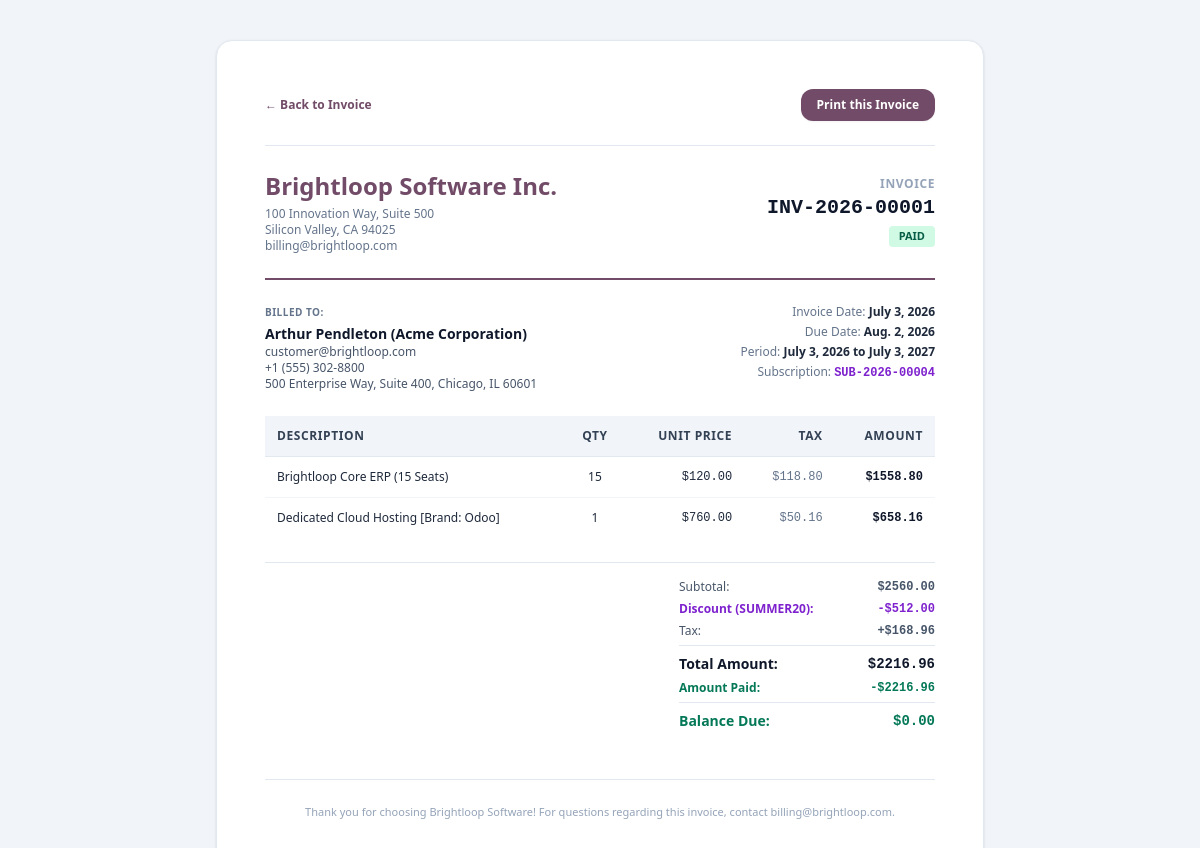
The page /invoices/7/print/ (signed in) on the database its author committed.
### brightloop_app/models.py (models this page shows, shortened)
class Invoice(models.Model):
    class Status(models.TextChoices):
        DRAFT = 'draft', 'Draft'
        CONFIRMED = 'confirmed', 'Confirmed'
        PAID = 'paid', 'Paid'
        CANCELLED = 'cancelled', 'Cancelled'
    invoice_number = models.CharField(max_length=50, unique=True, db_index=True)
    subscription = models.ForeignKey(Subscription, on_delete=models.SET_NULL, null=True, blank=True, related_name='invoices')
    customer = models.ForeignKey(User, on_delete=models.PROTECT, related_name='invoices')
    invoice_date = models.DateField(default=timezone.now, db_index=True)
    due_date = models.DateField(db_index=True)
    status = models.CharField(max_length=20, choices=Status.choices, default=Status.DRAFT, db_index=True)
    billing_period_start = models.DateField(null=True, blank=True)
    billing_period_end = models.DateField(null=True, blank=True)
    subtotal = models.DecimalField(max_digits=12, decimal_places=2, default=Decimal('0.00'))
    discount_rule = models.ForeignKey(DiscountRule, on_delete=models.SET_NULL, null=True, blank=True)
    discount_amount = models.DecimalField(max_digits=12, decimal_places=2, default=Decimal('0.00'))
    tax_amount = models.DecimalField(max_digits=12, decimal_places=2, default=Decimal('0.00'))
    total_amount = models.DecimalField(max_digits=12, decimal_places=2, default=Decimal('0.00'))
    amount_paid = models.DecimalField(max_digits=12, decimal_places=2, default=Decimal('0.00'))
    balance_due = models.DecimalField(max_digits=12, decimal_places=2, default=Decimal('0.00'))
    sent_at = models.DateTimeField(null=True, blank=True)
    notes = models.TextField(blank=True)
    created_at = models.DateTimeField(auto_now_add=True)
    updated_at = models.DateTimeField(auto_now=True)
    class Meta:
        ordering = ['-invoice_date', '-id']

class User(AbstractUser):
    class Role(models.TextChoices):
        ADMIN = 'admin', 'Administrator'
        STAFF = 'staff', 'Internal Staff'
        CUSTOMER = 'customer', 'Customer'
    username = models.CharField(max_length=150, unique=True, blank=True)
    email = models.EmailField(unique=True)
    role = models.CharField(max_length=20, choices=Role.choices, default=Role.CUSTOMER)
    company_name = models.CharField(max_length=255, blank=True)
    phone = models.CharField(max_length=50, blank=True)
    address = models.TextField(blank=True)
    objects = CustomUserManager()
    USERNAME_FIELD = 'email'
    REQUIRED_FIELDS = ['first_name', 'last_name']
    @property
    def is_admin_user(self):
        return self.role == self.Role.ADMIN or self.is_superuser
    @property
    def is_internal_staff(self):
        return self.role in [self.Role.ADMIN, self.Role.STAFF] or self.is_superuser
    @property
    def is_customer_user(self):
        return self.role == self.Role.CUSTOMER
    @property
    def display_name(self):
        if self.first_name or self.last_name:
            full = f"{self.first_name} {self.last_name}".strip()
            if self.company_name:
                return f"{full} ({self.company_name})"
            return full
        if self.company_name:
            return self.company_name
        return self.email

class Subscription(models.Model):
    class Status(models.TextChoices):
        DRAFT = 'draft', 'Draft'
        QUOTATION = 'quotation', 'Quotation'
        CONFIRMED = 'confirmed', 'Confirmed'
        ACTIVE = 'active', 'Active'
        PAUSED = 'paused', 'Paused'
        CLOSED = 'closed', 'Closed'
    PAYMENT_TERMS_CHOICES = [
        ('immediate', 'Immediate Payment'),
        ('net_15', '15 Days (Net 15)'),
        ('net_30', '30 Days (Net 30)'),
        ('net_60', '60 Days (Net 60)'),
    ]
    subscription_number = models.CharField(max_length=50, unique=True, db_index=True)
    customer = models.ForeignKey(User, on_delete=models.CASCADE, related_name='subscriptions')
    plan = models.ForeignKey(Plan, on_delete=models.PROTECT, related_name='subscriptions')
    status = models.CharField(max_length=20, choices=Status.choices, default=Status.DRAFT, db_index=True)
    start_date = models.DateField(default=timezone.now)
    expiry_date = models.DateField(null=True, blank=True)
    quotation_valid_until = models.DateField(null=True, blank=True)
    payment_terms = models.CharField(max_length=30, choices=PAYMENT_TERMS_CHOICES, default='net_30')
    last_billed_date = models.DateField(null=True, blank=True)
    next_billing_date = models.DateField(null=True, blank=True, db_index=True)
    notes = models.TextField(blank=True)
    created_at = models.DateTimeField(auto_now_add=True)
    updated_at = models.DateTimeField(auto_now=True)
    class Meta:
        ordering = ['-created_at']

class InvoiceLine(models.Model):
    invoice = models.ForeignKey(Invoice, on_delete=models.CASCADE, related_name='lines')
    product = models.ForeignKey(Product, on_delete=models.PROTECT)
    variant = models.ForeignKey(ProductVariant, on_delete=models.SET_NULL, null=True, blank=True)
    description = models.CharField(max_length=255)
    quantity = models.PositiveIntegerField(default=1)
    unit_price = models.DecimalField(max_digits=10, decimal_places=2)
    tax_rule = models.ForeignKey(TaxRule, on_delete=models.SET_NULL, null=True, blank=True)
    discount_amount = models.DecimalField(max_digits=10, decimal_places=2, default=Decimal('0.00'))
    tax_amount = models.DecimalField(max_digits=10, decimal_places=2, default=Decimal('0.00'))
    line_total = models.DecimalField(max_digits=12, decimal_places=2, default=Decimal('0.00'))

class DiscountRule(models.Model):
    class DiscountType(models.TextChoices):
        PERCENTAGE = 'percentage', 'Percentage (%)'
        FIXED = 'fixed', 'Fixed Amount ($)'
    class Scope(models.TextChoices):
        SUBSCRIPTION = 'subscription', 'Whole Subscription'
        PRODUCT = 'product', 'Specific Product'
    name = models.CharField(max_length=150)
    code = models.CharField(max_length=50, unique=True, help_text="Coupon / Promo code e.g. SUMMER20")
    discount_type = models.CharField(max_length=20, choices=DiscountType.choices, default=DiscountType.PERCENTAGE)
    discount_value = models.DecimalField(max_digits=10, decimal_places=2, help_text="e.g. 15.00 for 15% or 50.00 for $50")
    min_purchase_amount = models.DecimalField(max_digits=10, decimal_places=2, default=Decimal('0.00'), help_text="Minimum invoice amount")
    min_quantity = models.PositiveIntegerField(default=0, help_text="Minimum seats / quantity")
    start_date = models.DateField(default=timezone.now)
    end_date = models.DateField(help_text="End date for the discount rule")
    max_uses = models.PositiveIntegerField(null=True, blank=True, help_text="Max redemptions (leave blank for unlimited)")
    current_uses = models.PositiveIntegerField(default=0)
    scope = models.CharField(max_length=20, choices=Scope.choices, default=Scope.SUBSCRIPTION)
    product = models.ForeignKey(
        Product, on_delete=models.SET_NULL, null=True, blank=True,
        help_text="Product to which this discount applies (if scope is Specific Product)"
    )
    is_active = models.BooleanField(default=True)
    created_at = models.DateTimeField(auto_now_add=True)

### brightloop_app/views/catalog_views.py (the view)
    def wrapper(request, *args, **kwargs):
        if not request.user.is_authenticated:
            return redirect('login')
        if not request.user.is_internal_staff:
            messages.error(request, "Access restricted to internal staff.")
            return redirect('portal_dashboard')
        return view_func(request, *args, **kwargs)

### brightloop_app/context_processors.py (called while the page is built)
def brightloop_context(request):
    overdue_count = 0
    if request.user.is_authenticated and request.user.is_internal_staff:
        from django.utils import timezone
        today = timezone.now().date()
        overdue_count = Invoice.objects.filter(
            due_date__lt=today,
            balance_due__gt=0
        ).exclude(status__in=[Invoice.Status.PAID, Invoice.Status.CANCELLED]).count()
    demo_users = []
    if request.user.is_authenticated:
        demo_users = User.objects.all().order_by('role', 'id')[:10]
    return {
        'brightloop_role': getattr(request.user, 'role', 'guest'),
        'is_admin': getattr(request.user, 'is_admin_user', False),
        'is_staff': getattr(request.user, 'is_internal_staff', False),
        'is_customer': getattr(request.user, 'is_customer_user', False),
        'overdue_count': overdue_count,
        'demo_users': demo_users,
    }

### brightloop_app/views/billing_views.py (called while the page is built)
@login_required
@internal_required
def invoice_print_view(request, invoice_id):
    invoice = get_object_or_404(Invoice, id=invoice_id)
    return render(request, 'brightloop/billing/invoice_print.html', {'invoice': invoice})

### brightloop_app/views/catalog_views.py (called while the page is built)
def internal_required(view_func):
    def wrapper(request, *args, **kwargs):
        if not request.user.is_authenticated:
            return redirect('login')
        if not request.user.is_internal_staff:
            messages.error(request, "Access restricted to internal staff.")
            return redirect('portal_dashboard')
        return view_func(request, *args, **kwargs)
    return wrapper

### brightloop_app/templates/brightloop/billing/invoice_print.html (shortened to what this page needs)
<!DOCTYPE html>
<html lang="en">
<head>
    <script src="https://cdn.tailwindcss.com"></script>
</head>
<body class="bg-slate-100 text-slate-800 p-6 sm:p-10 font-sans">
    <div class="max-w-3xl mx-auto bg-white p-8 sm:p-12 rounded-2xl shadow border border-slate-200">
        <div class="no-print flex items-center justify-between pb-6 mb-6 border-b border-slate-200">
            <a href="{% url 'invoice_detail' invoice.id %}" class="text-xs text-[#714B67] font-semibold hover:underline">&larr; Back to Invoice</a>
            <button onclick="window.print()" class="bg-[#714B67] hover:bg-[#5c3d54] text-white px-4 py-2 rounded-xl text-xs font-bold transition shadow-sm">
                Print this Invoice
            </button>
        </div>
        <div class="flex justify-between items-start pb-6 border-b-2 border-[#714B67]">
            <div>
                <h1 class="text-2xl font-black text-[#714B67]">Brightloop Software Inc.</h1>
                <p class="text-xs text-slate-500 mt-1">
                    100 Innovation Way, Suite 500<br>
                    Silicon Valley, CA 94025<br>
                    billing@brightloop.com
                </p>
            </div>
            <div class="text-right">
                <span class="text-xs font-bold uppercase tracking-wider text-slate-400">INVOICE</span>
                <div class="text-xl font-black text-slate-900 font-mono">{{ invoice.invoice_number }}</div>
                <span class="inline-block px-2.5 py-0.5 rounded text-[11px] font-bold uppercase mt-1
                    {% if invoice.status == 'paid' %}bg-emerald-100 text-emerald-800
                    {% elif invoice.is_overdue %}bg-rose-100 text-rose-800
                    {% else %}bg-purple-100 text-purple-800{% endif %}">
                    {{ invoice.get_status_display }}
                </span>
            </div>
        </div>
        <div class="grid grid-cols-2 gap-8 my-6 text-xs">
            <div>
                <span class="font-bold text-slate-500 uppercase tracking-wider text-[10px] block mb-1">Billed To:</span>
                <div class="font-bold text-slate-900 text-sm">{{ invoice.customer.display_name }}</div>
                <div class="text-slate-600">{{ invoice.customer.email }}</div>
                <div class="text-slate-600">{{ invoice.customer.phone|default:"" }}</div>
                <div class="text-slate-600">{{ invoice.customer.address|default:"" }}</div>
            </div>
            <div class="text-right space-y-1">
                <div><span class="text-slate-500">Invoice Date:</span> <strong class="text-slate-800">{{ invoice.invoice_date }}</strong></div>
                <div><span class="text-slate-500">Due Date:</span> <strong class="text-slate-800">{{ invoice.due_date }}</strong></div>
                <div><span class="text-slate-500">Period:</span> <strong class="text-slate-800">{{ invoice.billing_period_start }} to {{ invoice.billing_period_end }}</strong></div>
                {% if invoice.subscription %}
                <div><span class="text-slate-500">Subscription:</span> <strong class="text-purple-700 font-mono">{{ invoice.subscription.subscription_number }}</strong></div>
                {% endif %}
            </div>
        </div>
        <table class="w-full text-xs text-left my-6">
            <thead class="bg-slate-100 text-slate-700 font-bold uppercase tracking-wider border-b border-slate-200">
                <tr>
                    <th class="p-3">Description</th>
                    <th class="p-3 text-center">Qty</th>
                    <th class="p-3 text-right">Unit Price</th>
                    <th class="p-3 text-right">Tax</th>
                    <th class="p-3 text-right">Amount</th>
                </tr>
            </thead>
            <tbody class="divide-y divide-slate-100">
                {% for line in invoice.lines.all %}
                <tr>
                    <td class="p-3 font-medium text-slate-800">{{ line.description }}</td>
                    <td class="p-3 text-center">{{ line.quantity }}</td>
                    <td class="p-3 text-right font-mono">${{ line.unit_price|floatformat:2 }}</td>
                    <td class="p-3 text-right font-mono text-slate-500">${{ line.tax_amount|floatformat:2 }}</td>
                    <td class="p-3 text-right font-mono font-bold text-slate-900">${{ line.line_total|floatformat:2 }}</td>
                </tr>
                {% endfor %}
            </tbody>
        </table>
        <div class="flex justify-end pt-4 border-t border-slate-200 text-xs">
            <div class="w-64 space-y-1.5">
                <div class="flex justify-between text-slate-600">
                    <span>Subtotal:</span>
                    <span class="font-mono font-bold">${{ invoice.subtotal|floatformat:2 }}</span>
                </div>
                {% if invoice.discount_amount > 0 %}
                <div class="flex justify-between text-purple-700 font-semibold">
                    <span>Discount ({{ invoice.discount_rule.code }}):</span>
                    <span class="font-mono font-bold">-${{ invoice.discount_amount|floatformat:2 }}</span>
                </div>
                {% endif %}
                <div class="flex justify-between text-slate-600">
                    <span>Tax:</span>
                    <span class="font-mono font-bold">+${{ invoice.tax_amount|floatformat:2 }}</span>
                </div>
                <div class="flex justify-between text-sm font-black text-slate-900 pt-2 border-t border-slate-200">
                    <span>Total Amount:</span>
                    <span class="font-mono">${{ invoice.total_amount|floatformat:2 }}</span>
                </div>
                <div class="flex justify-between text-emerald-700 font-bold">
                    <span>Amount Paid:</span>
                    <span class="font-mono">-${{ invoice.amount_paid|floatformat:2 }}</span>
                </div>
                <div class="flex justify-between text-sm font-black {% if invoice.balance_due > 0 %}text-rose-600{% else %}text-emerald-700{% endif %} pt-2 border-t border-slate-200">
                    <span>Balance Due:</span>
                    <span class="font-mono">${{ invoice.balance_due|floatformat:2 }}</span>
                </div>
            </div>
        </div>
        <div class="mt-12 pt-6 border-t border-slate-200 text-center text-[11px] text-slate-400">
            Thank you for choosing Brightloop Software! For questions regarding this invoice, contact billing@brightloop.com.
        </div>
    </div>
</body>
</html>

### rows shown on the page
Invoice: invoice_number "INV-2026-00001", status "PAID", customer.display_name "Arthur Pendleton (Acme Corporation)", customer.email "customer@brightloop.com", customer.phone "+1 (555) 302-8800", customer.address "500 Enterprise Way, Suite 400, Chicago, IL 60601", invoice_date "July 3, 2026", due_date "Aug. 2, 2026", billing_period_start "July 3, 2026", billing_period_end "July 3, 2027", subscription.subscription_number "SUB-2026-00004", subtotal "2560.00", discount_rule.code "SUMMER20", discount_amount "512.00", tax_amount "168.96", total_amount "2216.96", amount_paid "2216.96", balance_due "0.00"
InvoiceLine: description "Brightloop Core ERP (15 Seats)", quantity "15", unit_price "120.00", tax_amount "118.80", line_total "1558.80"
InvoiceLine: description "Dedicated Cloud Hosting [Brand: Odoo]", quantity "1", unit_price "760.00", tax_amount "50.16", line_total "658.16"
